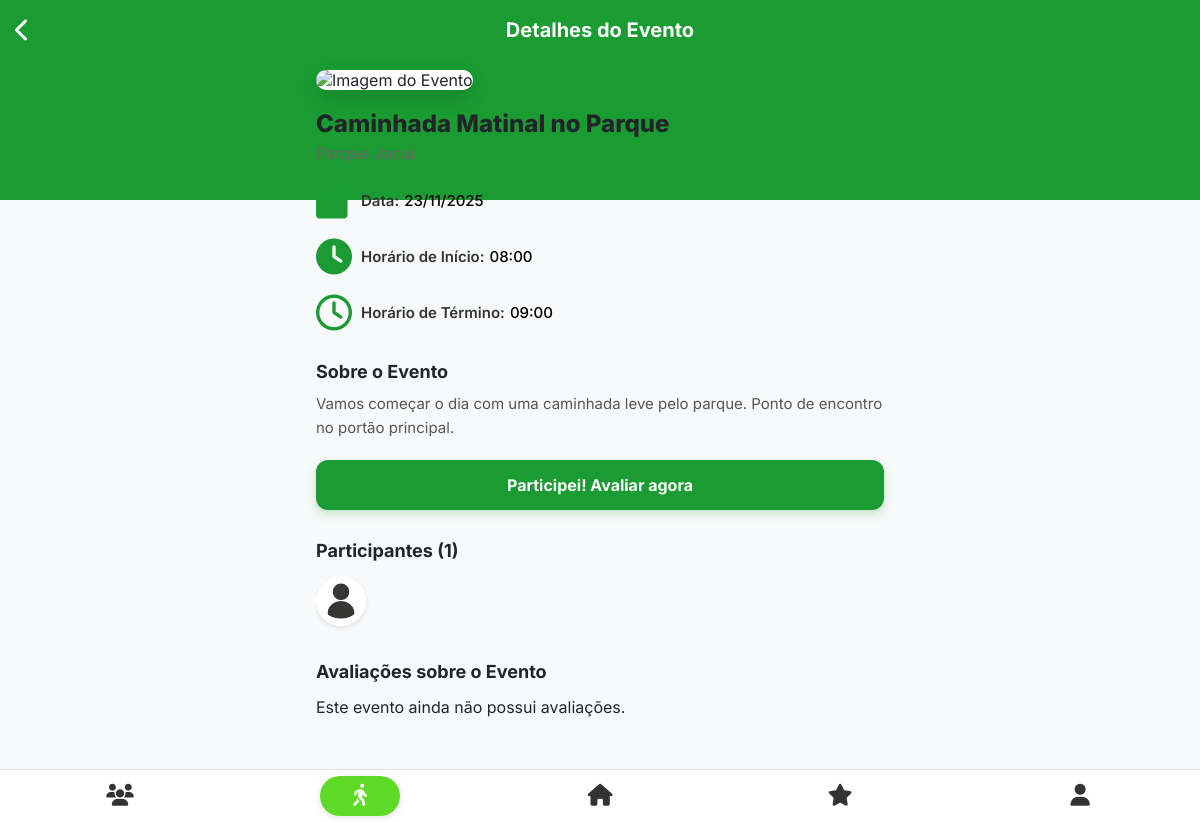
Screenshot of /tela-evento/tela-evento.php?id=5 (signed in) with the database file from the repository.
### tables this page shows
CREATE TABLE Evento ( 
    idEvento INT PRIMARY KEY AUTO_INCREMENT, 
    idParque INT NOT NULL, 
    idInstituicao INT,
    idUsuario INT,
    nome VARCHAR(255) NOT NULL, 
    dia DATE NOT NULL,
    horario_inicio TIME NOT NULL, 
    horario_termino TIME NOT NULL, 
    descricao VARCHAR(255), 
    imagem_path VARCHAR(255) NULL,  
    FOREIGN KEY(idParque) REFERENCES Parque (idParque),
    FOREIGN KEY(idInstituicao) REFERENCES Instituicao (idInstituicao),
    FOREIGN KEY(idUsuario) REFERENCES Usuario (idUsuario)
);

CREATE TABLE Usuario ( 
    idUsuario INT PRIMARY KEY AUTO_INCREMENT,
    nome VARCHAR(255) NOT NULL,
    username VARCHAR(50) NOT NULL UNIQUE,
    avatar_path VARCHAR(255) NULL,
    biografia TEXT NULL,
    tipo ENUM('comum', 'instituicao', 'admin') NOT NULL,
    email VARCHAR(200) NOT NULL UNIQUE,
    senha VARCHAR(255) NOT NULL,
    cpf VARCHAR (14) UNIQUE,
    genero VARCHAR(30),
    data_nasc DATE NOT NULL,
    data_cadastro TIMESTAMP NOT NULL DEFAULT CURRENT_TIMESTAMP,
    ultimo_login TIMESTAMP NULL,
    status ENUM('ativo', 'inativo', 'suspenso') NOT NULL DEFAULT 'ativo'
);

### tela-evento/tela-evento.php (the view, shortened to what this page needs)
<?php
$idEvento = $_GET['id'];
$idUsuarioLogado = $_SESSION['id_usuario'];
$servidor = "localhost"; $usuario_db = "root"; $senha_db = ""; $banco = "Spark";
$conexao = new mysqli($servidor, $usuario_db, $senha_db, $banco);
$url_base = '/Spark-main/';
$stmt_evento = $conexao->prepare("SELECT e.*, p.nome AS nome_parque FROM Evento AS e JOIN Parque AS p ON e.idParque = p.idParque WHERE e.idEvento = ?");
$stmt_evento->bind_param("i", $idEvento);
$stmt_evento->execute();
$resultado_evento = $stmt_evento->get_result();
$evento = $resultado_evento->fetch_assoc();
$souDono = ($evento['idUsuario'] == $idUsuarioLogado);
$stmt_participantes = $conexao->prepare("
    SELECT u.nome, u.username, u.avatar_path FROM Usuario AS u
    JOIN Participantes AS pa ON u.idUsuario = pa.idUsuario
    WHERE pa.idEvento = ? ORDER BY pa.dataInscricao ASC
");
$stmt_participantes->bind_param("i", $idEvento);
$stmt_participantes->execute();
$resultado_participantes = $stmt_participantes->get_result();
$stmt_avaliacoes = $conexao->prepare("
    SELECT av.*, u.nome, u.username, u.avatar_path
    FROM Avaliacao_evento AS av
    JOIN Usuario AS u ON av.idUsuario = u.idUsuario
    WHERE av.idEvento = ?
    ORDER BY (av.idUsuario = ?) DESC, av.data_avaliacao DESC
");
$stmt_avaliacoes->bind_param("ii", $idEvento, $idUsuarioLogado);
$stmt_avaliacoes->execute();
$resultado_avaliacoes = $stmt_avaliacoes->get_result();
$stmt_participacao = $conexao->prepare("SELECT status FROM Participantes WHERE idUsuario = ? AND idEvento = ?");
$stmt_participacao->bind_param("ii", $idUsuarioLogado, $idEvento);
$stmt_participacao->execute();
$participacao = $stmt_participacao->get_result()->fetch_assoc();
$status_participacao = $participacao['status'] ?? null;
$data_inicio_ts = strtotime($evento['dia'] . ' ' . $evento['horario_inicio']);
$data_termino_ts = strtotime($evento['dia'] . ' ' . $evento['horario_termino']);
$agora_ts = time();
$evento_esta_acontecendo = ($agora_ts >= $data_inicio_ts && $agora_ts < $data_termino_ts);
$evento_ja_terminou = $agora_ts >= $data_termino_ts;
$stmt_check_avaliacao = $conexao->prepare("SELECT idAvaliacao FROM Avaliacao_evento WHERE idUsuario = ? AND idEvento = ?");
$stmt_check_avaliacao->bind_param("ii", $idUsuarioLogado, $idEvento);
$stmt_check_avaliacao->execute();
$ja_avaliou = $stmt_check_avaliacao->get_result()->num_rows > 0;
?>
<!DOCTYPE html>
<html lang="pt-BR">
<head>
    <link rel="stylesheet" href="tela-evento.css">
    <link rel="stylesheet" href="<?php echo $url_base; ?>style.css">
    <link rel="stylesheet" href="https://cdnjs.cloudflare.com/ajax/libs/font-awesome/6.5.2/css/all.min.css">
</head>
<body>
    <header class="topbar">
        <a href="javascript:history.go(-1)" class="back-button"><i class="fa-solid fa-chevron-left"></i></a>
        <h1>Detalhes do Evento</h1>
    </header>
    <main>
        <div class="event-container">
            <?php
                $img_path = !empty($evento['imagem_path']) ? '/Spark-main/'.htmlspecialchars($evento['imagem_path']) : '/Spark-main/uploads/eventos/default_event.jpg';
            ?>
            <img src="<?php echo $img_path; ?>"
                 alt="Imagem do Evento"
                 class="event-image-header"
                 onerror="this.onerror=null;this.src='/Spark-main/uploads/eventos/default_event.jpg';">
            <div class="event-info">
                <h1 class="event-title"><?php echo htmlspecialchars($evento['nome']); ?></h1>
                <p class="event-park"><?php echo htmlspecialchars($evento['nome_parque']); ?></p>
                <ul class="event-details">
                    <li><i class="fa-solid fa-calendar"></i><div><strong>Data:</strong><span><?php echo date("d/m/Y", strtotime($evento['dia'])); ?></span></div></li>
                    <li><i class="fa-solid fa-clock"></i><div><strong>Horário de Início:</strong><span><?php echo date("H:i", strtotime($evento['horario_inicio'])); ?></span></div></li>
                    <li><i class="fa-regular fa-clock"></i><div><strong>Horário de Término:</strong><span><?php echo date("H:i", strtotime($evento['horario_termino'])); ?></span></div></li>
                </ul>
                <?php if (!empty($evento['descricao'])): ?>
                    <div class="event-description"><h2>Sobre o Evento</h2><p><?php echo nl2br(htmlspecialchars($evento['descricao'])); ?></p></div>
                <?php endif; ?>
                <div class="button-container">
                    <?php
                    if ($status_participacao === 'participou' || $ja_avaliou): ?>
                        <button class="cta-button disabled" disabled>Evento Finalizado e Avaliado</button>
                    <?php
                    elseif ($status_participacao === 'ativo'): ?>
                        <button class="cta-button participate" onclick="openEvaluationModal()">Finalizar Evento</button>
                    <?php
                    elseif ($status_participacao === 'inscrito' && $evento_ja_terminou): ?>
                        <button class="cta-button participate" onclick="openEvaluationModal()">Participei! Avaliar agora</button>
                    <?php
                    elseif (($status_participacao === 'inscrito' || $souDono) && $evento_esta_acontecendo): ?>
                        <button id="btnIniciarEvento" class="cta-button participate" onclick="iniciarEvento(<?php echo $idEvento; ?>)">Iniciar Evento</button>
                    <?php
                    elseif ($status_participacao === 'inscrito'): ?>
                        <button id="btnIniciarEvento" class="cta-button" data-starttime-ms="<?php echo htmlspecialchars($data_inicio_ts * 1000); ?>" disabled>Carregando...</button>
                    <?php
                    endif; ?>
                </div>
            </div>
        </div>
        <section class="participants-section">
            <h2>Participantes (<?php echo $resultado_participantes->num_rows; ?>)</h2>
            <?php if ($resultado_participantes->num_rows > 0): ?>
                <div class="participants-list">
                    <?php while($participante = $resultado_participantes->fetch_assoc()):
                        $avatar_participante = !empty($participante['avatar_path']) ? $participante['avatar_path'] : 'assets/images/avatar_padrao.png';
                    ?>
                        <img src="/Spark-main/<?php echo htmlspecialchars($avatar_participante); ?>"
                             title="<?php echo htmlspecialchars($participante['nome']); ?> (@<?php echo htmlspecialchars($participante['username']); ?>)"
                             class="participant-avatar">
                    <?php endwhile; ?>
                </div>
            <?php else: ?>
                <p class="no-participants">Seja o primeiro a confirmar presença!</p>
            <?php endif; ?>
        </section>
        <section class="reviews-section">
            <h2>Avaliações sobre o Evento</h2>
            <?php if ($resultado_avaliacoes && $resultado_avaliacoes->num_rows > 0): ?>
                <?php while($avaliacao = $resultado_avaliacoes->fetch_assoc()):
                    $avatar_avaliacao = !empty($avaliacao['avatar_path']) ? $avaliacao['avatar_path'] : 'assets/images/avatar_padrao.png';
                    $isMinhaAvaliacao = ($avaliacao['idUsuario'] == $idUsuarioLogado);
                ?>
                <div class="review-card">
                    <img src="/Spark-main/<?php echo htmlspecialchars($avatar_avaliacao); ?>" alt="avatar" class="avatar">
                    <div class="review-content">
                        <div class="review-header">
                            <h3>
                                <?php echo htmlspecialchars($avaliacao['nome']); ?>
                                <?php if($isMinhaAvaliacao) echo " <small>(Você)</small>"; ?>
                            </h3>
                            <div class="review-menu-container">
                                <button class="menu-dots-btn" onclick="toggleReviewMenu(this)">
                                    <i class="fa-solid fa-ellipsis-vertical"></i>
                                </button>
                                <div class="review-dropdown">
                                    <?php if ($isMinhaAvaliacao): ?>
                                        <a href="#" onclick="editarAvaliacao(<?php echo $avaliacao['idAvaliacao']; ?>); return false;">
                                            <i class="fa-solid fa-pen"></i> Editar
                                        </a>
                                        <a href="#" class="text-danger" onclick="excluirAvaliacao(<?php echo $avaliacao['idAvaliacao']; ?>); return false;">
                                            <i class="fa-solid fa-trash"></i> Excluir
                                        </a>
                                    <?php else: ?>
                                        <a href="#" class="text-warning" onclick="denunciarAvaliacao(<?php echo $avaliacao['idAvaliacao']; ?>); return false;">
                                            <i class="fa-solid fa-flag"></i> Denunciar
                                        </a>
                                    <?php endif; ?>
                                </div>
                            </div>
                        </div>
                        <div class="stars">
                            <?php for ($i = 1; $i <= 5; $i++) { echo ($i <= $avaliacao['nota']) ? '<i class="fa-solid fa-star"></i>' : '<i class="fa-regular fa-star"></i>'; } ?>
                        </div>
                        <p><?php echo htmlspecialchars($avaliacao['comentario']); ?></p>
                        <?php if (!empty($avaliacao['imagem_path'])): ?>
                            <img src="/Spark-main/<?php echo htmlspecialchars($avaliacao['imagem_path']); ?>" alt="Imagem da avaliação">
                        <?php endif; ?>
                    </div>
                </div>
                <?php endwhile; ?>
            <?php else: ?>
                <p class="no-reviews">Este evento ainda não possui avaliações.</p>
            <?php endif; ?>
        </section>
    </main>
    <nav class="bottombar">
        <button class="nav-btn" onclick="window.location.href='/Spark-main/TelaPerfils/perfil.html'"><i class="fa-solid fa-users"></i><span></span></button>
        <button class="nav-btn active"><i class="fa-solid fa-person-walking"></i><span></span></button>
        <button class="nav-btn" onclick="window.location.href='/Spark-main/tela-principal/telaprincipal.php'"><i class="fa-solid fa-house"></i><span></span></button>
        <button class="nav-btn"><i class="fa-solid fa-star"></i><span></span></button>
        <button class="nav-btn" onclick="window.location.href='/Spark-main/teladeusuario/teladeusuario.php'"><i class="fa-solid fa-user"></i><span></span></button>
    </nav>
</body>
</html>

### tela-evento/tela-evento.css (style rules this page uses)
* { margin: 0; padding: 0; box-sizing: border-box; font-family: 'Inter', sans-serif; }
body { background-color: #ffffff; color: #333; padding-bottom: 80px; position: relative; min-height: 100vh; }
body::before { content: ''; position: absolute; top: 0; left: 0; width: 100%; height: 200px; background-color: #1a9c32; z-index: 0; }
.topbar { background-color: transparent; color: white; position: relative; width: 100%; height: 60px; display: flex; align-items: center; justify-content: center; z-index: 2; }
.topbar .back-button { position: absolute; left: 15px; background: none; border: none; color: white; font-size: 24px; cursor: pointer; }
.topbar h1 { font-size: 20px; font-weight: 700; margin: 0; }
main { padding: 0 16px; max-width: 600px; margin: 0 auto; position: relative; z-index: 1; }
.event-image-header { width: 100%; height: 200px; object-fit: cover; border-radius: 24px; margin-top: 10px; margin-bottom: 20px; box-shadow: 0 8px 20px rgba(0,0,0,0.15); background-color: #fff; }
.event-title { font-size: 24px; font-weight: 800; margin-bottom: 4px; line-height: 1.2; }
.event-park { font-size: 16px; color: #666; margin-bottom: 20px; }
.event-details { list-style: none; display: flex; flex-direction: column; gap: 20px; margin-bottom: 30px; }
.event-details li { display: flex; align-items: center; font-size: 15px; color: #000; font-weight: 500; }
.event-details li i { color: #1a9c32; font-size: 36px; width: 45px; display: flex; justify-content: flex-start; flex-shrink: 0; }
.event-details li strong { display: inline-block; margin-right: 5px; color: #333; font-weight: 600; }
.event-description h2 { font-size: 18px; font-weight: 700; margin-bottom: 10px; }
.event-description p { font-size: 15px; line-height: 1.6; color: #555; margin-bottom: 20px; }
.button-container { margin-top: 10px; margin-bottom: 30px; }
.cta-button { width: 100%; height: 50px; background-color: #1a9c32; color: white; border: none; border-radius: 12px; font-size: 16px; font-weight: 700; cursor: pointer; text-align: center; transition: background 0.3s; box-shadow: 0 4px 10px rgba(26, 156, 50, 0.25); }
.participants-section h2 { font-size: 18px; font-weight: 700; margin-bottom: 15px; }
.participants-list { display: flex; gap: 10px; overflow-x: auto; padding-bottom: 10px; }
.participant-avatar { width: 50px; height: 50px; border-radius: 50%; object-fit: cover; border: 2px solid white; box-shadow: 0 2px 5px rgba(0,0,0,0.1); }
.reviews-section h2 { font-size: 18px; font-weight: 700; margin-bottom: 15px; }
section { margin-bottom: 25px; }

### style.css (style rules this page uses)
:root { --cor-primaria: #1A9929; --cor-perigo: #D92525; --cor-detalhes: #5ED925; --texto-claro: #FFFFFF; --texto-escuro: #212529; --texto-mutado: #6c757d; --cor-do-form: #D1D5DB; --fundo-claro: #F8F9FA; --cor-divisor: #E9ECEF; --cor-icone-padrao: #FFFFFF; --cor-icone-secundario: #1A9929; --cor-icone-perigo: #991A1A; }
* { box-sizing: border-box; margin: 0; padding: 0; }
html, body { font-family: 'Inter', sans-serif; color: var(--texto-escuro); background-color: var(--fundo-claro); }
a { text-decoration: none; color: inherit; }
body { display: flex; flex-direction: column; min-height: 100vh; }
.bottombar { background: #ffffff; display: flex; justify-content: space-around; align-items: center; padding: 8px 0; position: fixed; bottom: 0; width: 100%; border-top: 1px solid #ddd; z-index: 1000; }
.bottombar .nav-btn { background: transparent; border: none; color: #333; text-decoration: none; display: flex; flex-direction: column; align-items: center; justify-content: center; font-size: 12px; cursor: pointer; padding: 5px; flex: 1; }
.bottombar .nav-btn i { font-size: 22px; margin-bottom: 2px; height: 24px; display: flex; align-items: center; }
.bottombar .nav-btn.active { color: #ffffff; font-weight: bold; position: relative; }
.bottombar .nav-btn.active::before { content: ''; position: absolute; top: 50%; left: 50%; transform: translate(-50%, -50%); width: 80px; height: 40px; background-color: var(--cor-detalhes); border-radius: 999px; z-index: -1; box-shadow: 0 2px 8px rgba(0, 0, 0, 0.1); }

### rows the page displays
evento: nome "Caminhada Matinal no Parque", dia "23/11/2025", horario_inicio "08:00", horario_termino "09:00", descricao "Vamos começar o dia com uma caminhada leve pelo parque. Ponto de encontro no portão principal."

### other values shown
$resultado_participantes->num_rows "1"
